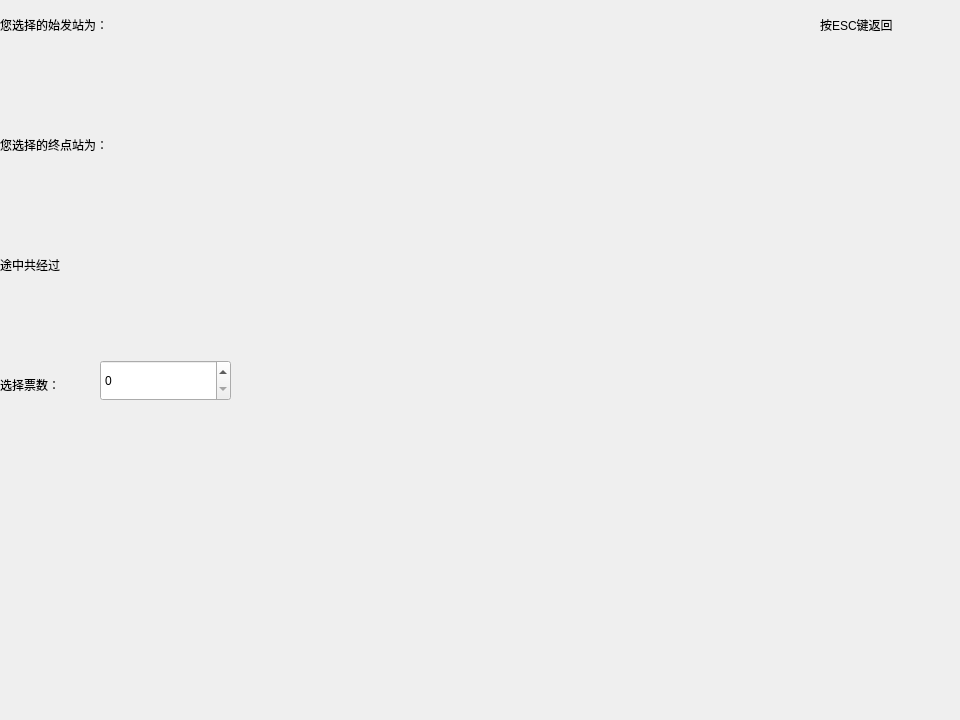
<?xml version="1.0" encoding="UTF-8"?>
<ui version="4.0">
 <class>Tic</class>
 <widget class="QWidget" name="Tic">
  <property name="geometry">
   <rect>
    <x>0</x>
    <y>0</y>
    <width>960</width>
    <height>720</height>
   </rect>
  </property>
  <property name="windowTitle">
   <string>Form</string>
  </property>
  <widget class="QLabel" name="startLb">
   <property name="geometry">
    <rect>
     <x>0</x>
     <y>0</y>
     <width>180</width>
     <height>50</height>
    </rect>
   </property>
   <property name="text">
    <string>您选择的始发站为：</string>
   </property>
  </widget>
  <widget class="QLabel" name="endLb">
   <property name="geometry">
    <rect>
     <x>0</x>
     <y>120</y>
     <width>180</width>
     <height>50</height>
    </rect>
   </property>
   <property name="text">
    <string>您选择的终点站为：</string>
   </property>
  </widget>
  <widget class="QLabel" name="throughLb">
   <property name="geometry">
    <rect>
     <x>0</x>
     <y>240</y>
     <width>120</width>
     <height>50</height>
    </rect>
   </property>
   <property name="text">
    <string>途中共经过</string>
   </property>
  </widget>
  <widget class="QLabel" name="TicLb">
   <property name="geometry">
    <rect>
     <x>0</x>
     <y>360</y>
     <width>100</width>
     <height>50</height>
    </rect>
   </property>
   <property name="text">
    <string>选择票数：</string>
   </property>
  </widget>
  <widget class="QSpinBox" name="TicSpinBox">
   <property name="geometry">
    <rect>
     <x>100</x>
     <y>360</y>
     <width>131</width>
     <height>41</height>
    </rect>
   </property>
  </widget>
  <widget class="QLabel" name="backLb">
   <property name="geometry">
    <rect>
     <x>820</x>
     <y>0</y>
     <width>140</width>
     <height>50</height>
    </rect>
   </property>
   <property name="text">
    <string>按ESC键返回</string>
   </property>
  </widget>
 </widget>
 <resources/>
 <connections/>
</ui>
